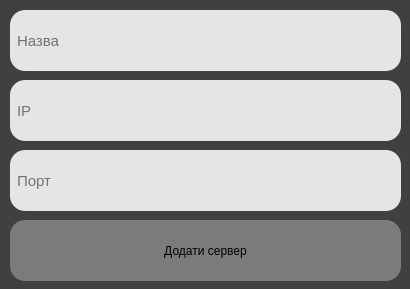
<?xml version="1.0" encoding="UTF-8"?>
<ui version="4.0">
 <class>MainWindow</class>
 <widget class="QMainWindow" name="MainWindow">
  <property name="geometry">
   <rect>
    <x>0</x>
    <y>0</y>
    <width>410</width>
    <height>289</height>
   </rect>
  </property>
  <property name="windowTitle">
   <string>AChat - додати сервер</string>
  </property>
  <property name="styleSheet">
   <string notr="true">background-color: rgb(64, 65, 62);</string>
  </property>
  <widget class="QWidget" name="centralwidget">
   <widget class="QLineEdit" name="ip">
    <property name="geometry">
     <rect>
      <x>10</x>
      <y>80</y>
      <width>391</width>
      <height>61</height>
     </rect>
    </property>
    <property name="styleSheet">
     <string notr="true">background-color: rgb(229, 229, 229);
border-radius: 15px;
padding-left: 5px;
font-size: 15px</string>
    </property>
    <property name="placeholderText">
     <string>IP</string>
    </property>
   </widget>
   <widget class="QLineEdit" name="port">
    <property name="geometry">
     <rect>
      <x>10</x>
      <y>150</y>
      <width>391</width>
      <height>61</height>
     </rect>
    </property>
    <property name="styleSheet">
     <string notr="true">background-color: rgb(229, 229, 229);
border-radius: 15px;
padding-left: 5px;
font-size: 15px</string>
    </property>
    <property name="placeholderText">
     <string>Порт</string>
    </property>
   </widget>
   <widget class="QLineEdit" name="name">
    <property name="geometry">
     <rect>
      <x>10</x>
      <y>10</y>
      <width>391</width>
      <height>61</height>
     </rect>
    </property>
    <property name="styleSheet">
     <string notr="true">background-color: rgb(229, 229, 229);
border-radius: 15px;
padding-left: 5px;
font-size: 15px</string>
    </property>
    <property name="placeholderText">
     <string>Назва</string>
    </property>
   </widget>
   <widget class="QPushButton" name="add_server">
    <property name="geometry">
     <rect>
      <x>10</x>
      <y>220</y>
      <width>391</width>
      <height>61</height>
     </rect>
    </property>
    <property name="cursor">
     <cursorShape>PointingHandCursor</cursorShape>
    </property>
    <property name="styleSheet">
     <string notr="true">QPushButton {
	background-color: rgb(123, 123, 123);
	border-radius: 15px;
}
QPushButton:hover {
	background-color: rgb(108, 108, 108);
}</string>
    </property>
    <property name="text">
     <string>Додати сервер</string>
    </property>
   </widget>
  </widget>
 </widget>
 <resources/>
 <connections/>
</ui>
